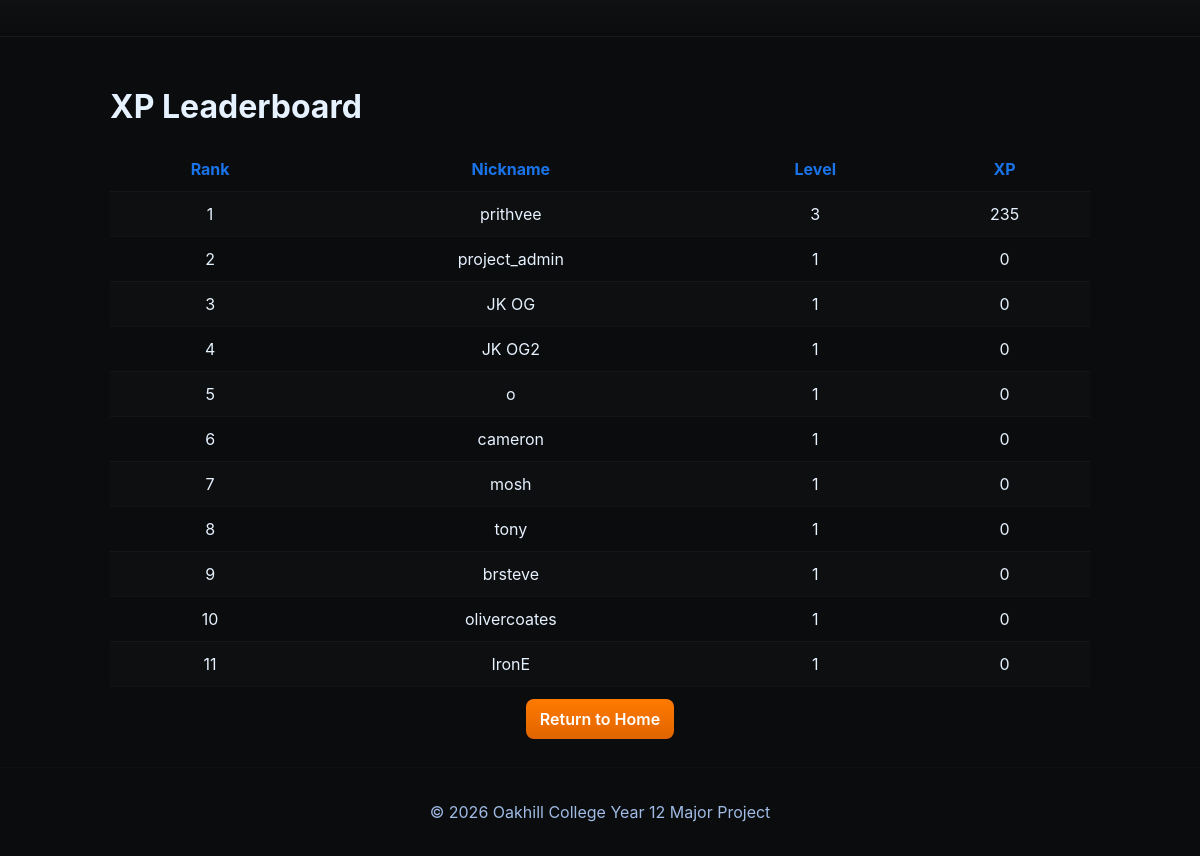
The app's page /my_app/leaderboard/xp/ with its own data.
### users/models.py (models this page shows, shortened)
class Profile(models.Model):
    user = models.OneToOneField(User, on_delete=models.CASCADE, related_name="profile")
    nickname = models.CharField(max_length=30, unique=True)
    full_name = models.CharField(max_length=100, blank=True, null=True)
    date_of_birth = models.DateField(blank=True, null=True)
    GENDER_MALE = 'M'
    GENDER_FEMALE = 'F'
    GENDER_OTHER = 'O'
    GENDER_CHOICES = [
        (GENDER_MALE, 'Male'),
        (GENDER_FEMALE, 'Female'),
        (GENDER_OTHER, 'Other'),
    ]
    gender = models.CharField(max_length=1, choices=GENDER_CHOICES, blank=True, null=True)
    weight_kg = models.DecimalField(max_digits=6, decimal_places=2, blank=True, null=True)
    height_cm = models.DecimalField(max_digits=6, decimal_places=2, blank=True, null=True)
    xp = models.IntegerField(default=0)
    level = models.IntegerField(default=1)
    streak_count = models.IntegerField(default=0)
    last_workout_date = models.DateField(blank=True, null=True)

### my_app/views.py (the view)
# urls.py: path("leaderboard/xp/", views.leaderboard_xp, name="leaderboard_xp"),
def leaderboard_xp(request):
    profiles = Profile.objects.select_related('user').order_by('-level', '-xp')
    return render(request, 'my_app/leaderboard_xp.html', {
        'profiles': profiles,
    })

### my_app/templates/my_app/leaderboard_xp.html
{% extends 'my_app/base.html' %}
{% block content %}
<h1>XP Leaderboard</h1>
<table>
    <tr><th>Rank</th><th>Nickname</th><th>Level</th><th>XP</th></tr>
    {% for p in profiles %}
    <tr>
        <td>{{ forloop.counter }}</td>
        <td>{{ p.nickname }}</td>
        <td>{{ p.level }}</td>
        <td>{{ p.xp }}</td>
    </tr>
    {% empty %}
    <tr><td colspan="4">No users yet.</td></tr>
    {% endfor %}
</table>
<div class="center mt-12">
    <a href="{% url 'my_app:home' %}" class="btn secondary" aria-label="Return to Home">Return to Home</a>
</div>
{% endblock %}

### my_app/static/my_app/styles.css (style rules this page uses)
:root { --bg: #0b0c0d; --surface: #0f1113; --muted-surface: #121317; --text: #e6f2ff; --muted-text: #9fbbe6; --accent: #1a73e8; --accent-strong: #0f5ecb; --danger: #ff5252; --radius: 10px; --max-width: 980px; }
* { box-sizing:border-box }
html,body { height:100% }
body { margin:0; background:var(--bg); color:var(--text); font-family:Inter, ui-sans-serif, system-ui, -apple-system, "Segoe UI", Roboto, "Helvetica Neue", Arial; -webkit-font-smoothing:antialiased; -moz-osx-font-smoothing:grayscale; display:flex; flex-direction:column; min-height:100vh; }
button, .btn, input[type="submit"] { background:var(--accent); color:white;border:none;padding:10px 14px;border-radius:8px;cursor:pointer;font-weight:600; }
table { width:100%;border-collapse:collapse;margin:12px 0;background:transparent }
th, td { padding:12px 14px;border-bottom:1px solid rgba(255,255,255,0.03);text-align:center }
th { color:var(--accent);font-weight:700 }
tr:nth-child(even) { background:rgba(255,255,255,0.01) }
.center { display:flex;align-items:center;justify-content:center }
.mt-12 { margin-top:12px }
a { text-decoration:none }
.btn.secondary { background:linear-gradient(180deg,#ff7a00,#e06500);color:#fff;border:none }

### records on screen
Profile: nickname "prithvee", level "3", xp "235"
Profile: nickname "project_admin", level "1", xp "0"
Profile: nickname "JK OG", level "1", xp "0"
Profile: nickname "JK OG2", level "1", xp "0"
Profile: nickname "o", level "1", xp "0"
Profile: nickname "cameron", level "1", xp "0"
Profile: nickname "mosh", level "1", xp "0"
Profile: nickname "tony", level "1", xp "0"
Profile: nickname "brsteve", level "1", xp "0"
Profile: nickname "olivercoates", level "1", xp "0"
Profile: nickname "IronE", level "1", xp "0"
